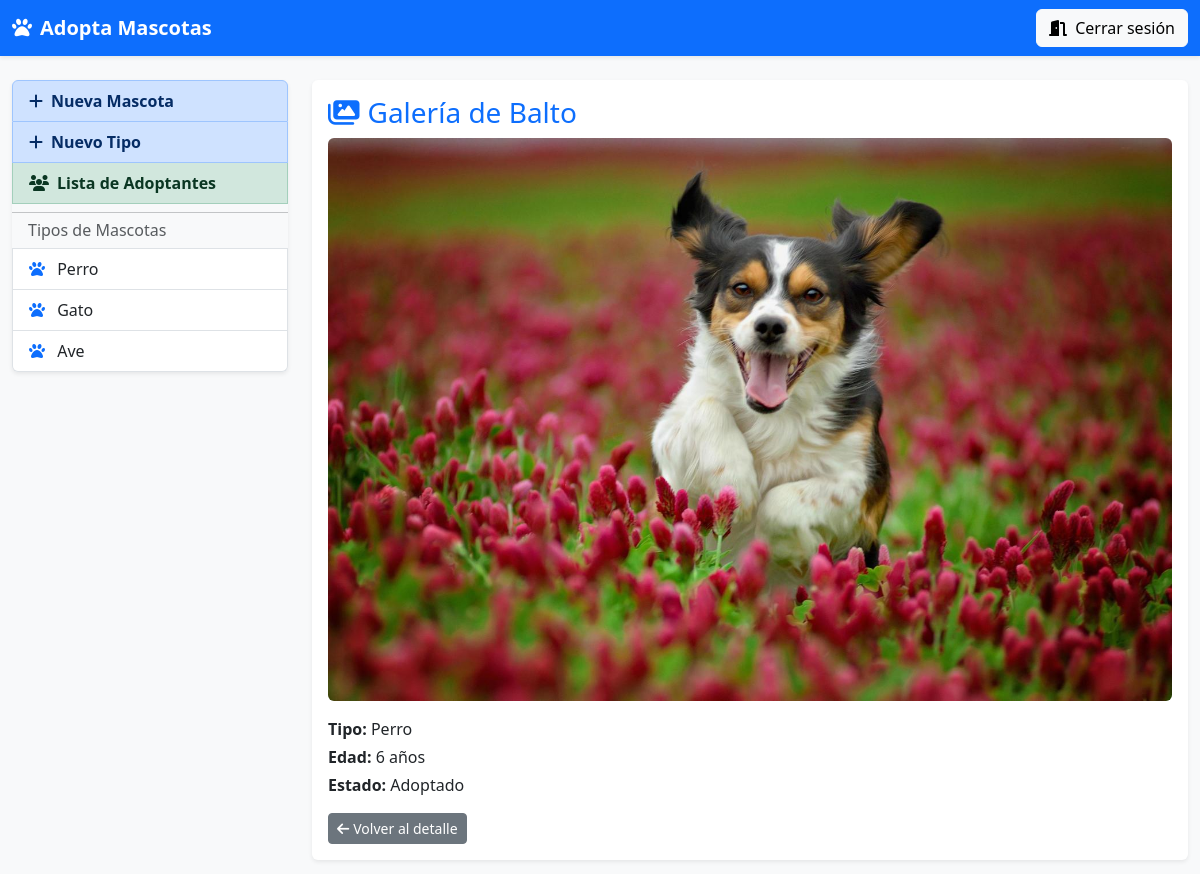
Page /mascota/2/posts (signed in, upper part) on the earlier database version.
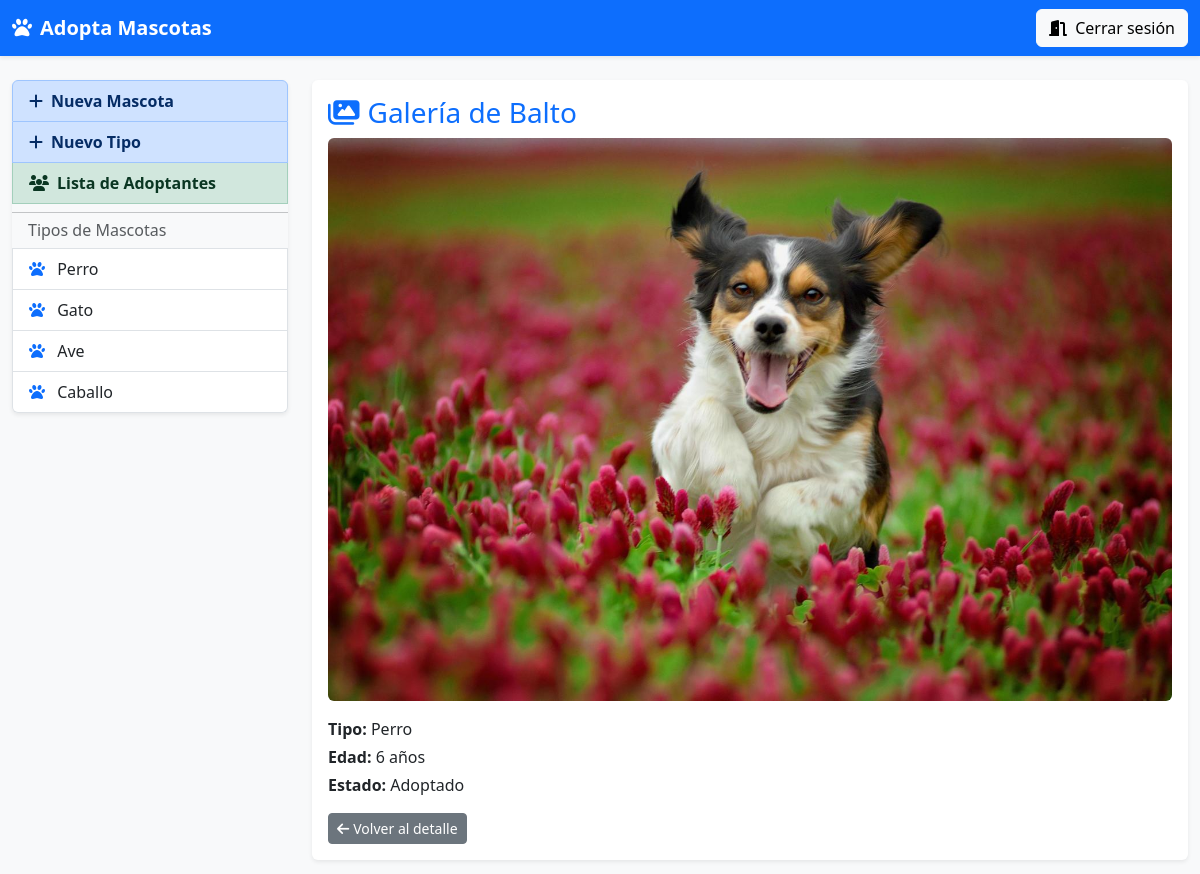
Same page on the later database version.
### app1/models.py (models this page shows, shortened)
class TipoMascota(models.Model):
    nombre = models.CharField(max_length=64,null=True,blank=True)
    descripcion = models.TextField(max_length=256,null=True,blank=True)

### app1/views.py (the view)
# urls.py: path('mascota/<int:mascota_id>/posts', views.posts_mascota, name='posts_mascota'),
@login_required(login_url='/')
def posts_mascota(request, mascota_id):
    tipos = TipoMascota.objects.all()
    mascota = get_object_or_404(Mascota, id=mascota_id)
    posts = PostMascota.objects.filter(mascota=mascota).order_by('-fecha', '-id')
    if request.method == 'POST':
        form = PostMascotaForm(request.POST, request.FILES)
        if form.is_valid():
            post = form.save(commit=False)
            post.mascota = mascota
            post.save()
            return HttpResponseRedirect(reverse('app1:posts_mascota', args=[mascota.id]))
    else:
        form = PostMascotaForm()
    return render(request, 'posts_mascota.html', {
        'tipos': tipos,
        'mascota': mascota,
        'form': form,
        'posts': posts
    })

### app1/templates/posts_mascota.html (shortened to what this page needs)
{% extends "layout.html" %}
{% block content %}
<div class="card shadow-sm border-0 mb-3">
  <div class="card-body">
    <h3 class="text-primary mb-2">
      <i class="fa-solid fa-images me-2"></i>Galería de {{ mascota.nombre }}
    </h3>
    {% if mascota.foto %}
      <img src="{{ mascota.foto.url }}" class="img-fluid rounded mb-3" alt="{{ mascota.nombre }}">
    {% endif %}
    <p class="mb-1"><strong>Tipo:</strong> {{ mascota.tipo.nombre }}</p>
    <p class="mb-1"><strong>Edad:</strong> {{ mascota.edad }} años</p>
    <p class="mb-3"><strong>Estado:</strong> {{ mascota.estado }}</p>
    <a href="{% url 'app1:detalleMascota' mascota.id %}" class="btn btn-secondary btn-sm">
      <i class="fa-solid fa-arrow-left me-1"></i>Volver al detalle
    </a>
  </div>
</div>
{% endblock %}

### app1/templates/layout.html (shortened to what this page needs)
<!DOCTYPE html>
<html lang="es">
<head>
  <link href="https://cdn.jsdelivr.net/npm/bootstrap@5.3.0/dist/css/bootstrap.min.css"
        rel="stylesheet"
>
  <link rel="stylesheet"
        href="https://cdnjs.cloudflare.com/ajax/libs/font-awesome/6.3.0/css/all.min.css"
 />
</head>
<body class="bg-light">
  <nav class="navbar navbar-expand-lg navbar-dark bg-primary shadow-sm">
    <div class="container-fluid">
      <a class="navbar-brand fw-bold" href="{% url 'app1:home' %}">
        <i class="fa-solid fa-paw me-2"></i>Adopta Mascotas
      </a>
      <div>
        <a href="{% url 'app1:cerrarSesion' %}" class="btn btn-light">
          <i class="fa-solid fa-door-open me-1"></i> Cerrar sesión
        </a>
      </div>
    </div>
  </nav>
  <div class="container-fluid mt-4">
    <div class="row">
      <aside class="col-md-3 mb-3">
        <div class="list-group shadow-sm">
          <a href="{% url 'app1:crearMascota' %}" class="list-group-item list-group-item-action list-group-item-primary fw-bold">
            <i class="fa-solid fa-plus me-2"></i>Nueva Mascota
          </a>
          <a href="{% url 'app1:crearTipo' %}" class="list-group-item list-group-item-action list-group-item-primary fw-bold">
            <i class="fa-solid fa-plus me-2"></i>Nuevo Tipo
          </a>
          <a href="{% url 'app1:listaAdoptantes' %}" class="list-group-item list-group-item-action list-group-item-success fw-bold">
            <i class="fa-solid fa-users me-2"></i>Lista de Adoptantes
          </a>
          <hr class="my-2">
          <h6 class="px-3 text-muted">Tipos de Mascotas</h6>
          {% for tipo in tipos %}
            <a href="{% url 'app1:mascotasxtipo' tipo.id %}" class="list-group-item list-group-item-action">
              <i class="fa-solid fa-paw me-2 text-primary"></i> {{ tipo.nombre }}
            </a>
          {% empty %}
            <p class="px-3 text-muted">No hay tipos aún</p>
          {% endfor %}
        </div>
      </aside>
      <main class="col-md-9">
        {% block content %}{% endblock %}
      </main>
    </div>
  </div>
</body>
</html>

Differences in the rows shown:
added TipoMascota: nombre "Caballo"
